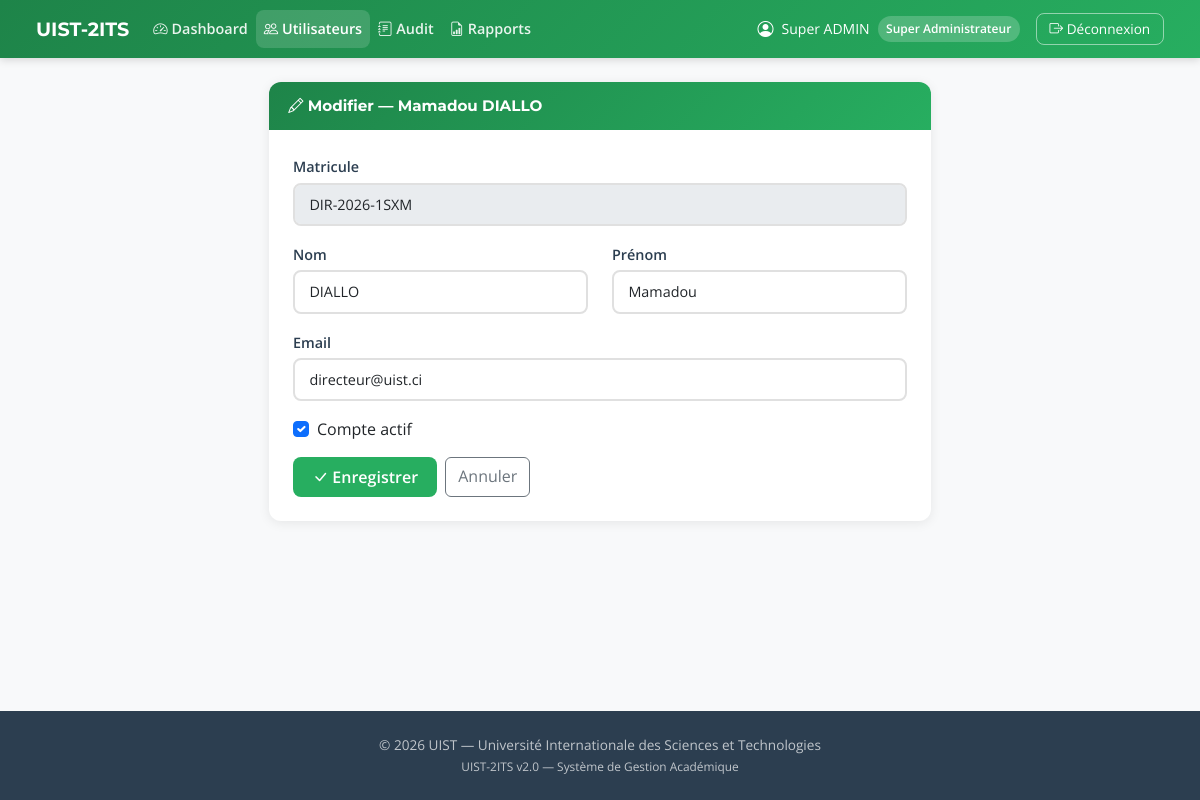
The app's page /super-admin/utilisateurs/2/modifier/ (signed in) with its own data.
### accounts/models.py (models this page shows, shortened)
class Utilisateur(AbstractUser):
    ROLE_CHOICES = [
        ("SUPER_ADMIN", "Super Administrateur"),
        ("DIRECTEUR", "Directeur"),
        ("GESTION_1", "Gestion 1 - Logistique"),
        ("GESTION_2", "Gestion 2 - Scolarité"),
        ("GESTION_3", "Gestion 3 - Suivi"),
        ("COMMUNICATION", "Communication - Publications"),
        ("ENSEIGNANT", "Enseignant"),
        ("ETUDIANT", "Étudiant"),
        ("PARENT", "Parent"),
    ]
    matricule = models.CharField(max_length=30, unique=True, db_index=True)
    nom = models.CharField("Nom de famille", max_length=100, default="")
    prenom = models.CharField("Prénom", max_length=100, default="")
    role = models.CharField(max_length=20, choices=ROLE_CHOICES, db_index=True)
    est_actif = models.BooleanField(default=True)
    date_creation = models.DateTimeField(auto_now_add=True)
    derniere_connexion = models.DateTimeField(null=True, blank=True)
    USERNAME_FIELD = "matricule"
    REQUIRED_FIELDS = ["nom", "prenom", "role"]
    class Meta:
        db_table = "utilisateurs"
        verbose_name = "Utilisateur"
        verbose_name_plural = "Utilisateurs"
        ordering = ["nom", "prenom"]
    @property
    def nom_complet(self):
        return f"{self.prenom} {self.nom}"

### super_admin/views.py (the view, shortened to what this page needs)
# urls.py: path("utilisateurs/<int:user_id>/modifier/", views.modifier_utilisateur, name="modifier_utilisateur"),
@login_required
@role_requis("SUPER_ADMIN")
def modifier_utilisateur(request, user_id):
    user = get_object_or_404(Utilisateur, pk=user_id)
    return render(request, "super_admin/utilisateur_edit.html", {"utilisateur": user})

### templates/super_admin/utilisateur_edit.html (shortened to what this page needs)
{% extends "base.html" %}
{% block nav_links %}
<li class="nav-item"><a class="nav-link" href="{% url 'super_admin:dashboard' %}"><i class="bi bi-speedometer2"></i> Dashboard</a></li>
<li class="nav-item"><a class="nav-link active" href="{% url 'super_admin:utilisateurs' %}"><i class="bi bi-people"></i> Utilisateurs</a></li>
<li class="nav-item"><a class="nav-link" href="{% url 'super_admin:audit' %}"><i class="bi bi-journal-text"></i> Audit</a></li>
<li class="nav-item"><a class="nav-link" href="{% url 'super_admin:rapports' %}"><i class="bi bi-file-earmark-bar-graph"></i> Rapports</a></li>
{% endblock %}
{% block content %}
<div class="row justify-content-center">
    <div class="col-lg-7">
        <div class="card">
            <div class="card-header-vert"><i class="bi bi-pencil"></i> Modifier — {{ utilisateur.nom_complet }}</div>
            <div class="card-body p-4">
                <form method="POST">
                    <div class="mb-3">
                        <label class="form-label">Matricule</label>
                        <input type="text" class="form-control" value="{{ utilisateur.matricule }}" disabled>
                    </div>
                    <div class="row mb-3">
                        <div class="col-md-6"><label class="form-label">Nom</label><input type="text" name="nom" class="form-control" value="{{ utilisateur.nom }}"></div>
                        <div class="col-md-6"><label class="form-label">Prénom</label><input type="text" name="prenom" class="form-control" value="{{ utilisateur.prenom }}"></div>
                    </div>
                    <div class="mb-3">
                        <label class="form-label">Email</label>
                        <input type="email" name="email" class="form-control" value="{{ utilisateur.email }}">
                    </div>
                    <div class="mb-3 form-check">
                        <input type="checkbox" class="form-check-input" name="est_actif" id="est_actif" {% if utilisateur.est_actif %}checked{% endif %}>
                        <label class="form-check-label" for="est_actif">Compte actif</label>
                    </div>
                    <div class="d-flex gap-2">
                        <button type="submit" class="btn btn-vert"><i class="bi bi-check-lg"></i> Enregistrer</button>
                        <a href="{% url 'super_admin:utilisateurs' %}" class="btn btn-outline-secondary">Annuler</a>
                    </div>
                </form>
            </div>
        </div>
    </div>
</div>
{% endblock %}

### templates/base.html (shortened to what this page needs)
{% load static %}
<!DOCTYPE html>
<html lang="fr">
<head>
    <link href="https://cdn.jsdelivr.net/npm/bootstrap@5.3.2/dist/css/bootstrap.min.css" rel="stylesheet">
    <link rel="stylesheet" href="https://cdn.jsdelivr.net/npm/bootstrap-icons@1.11.1/font/bootstrap-icons.css">
    <link rel="stylesheet" href="{% static 'css/style.css' %}">
</head>
<body>
    {% if user.is_authenticated %}
    <nav class="navbar navbar-expand-lg navbar-dark navbar-uist">
        <div class="container-fluid">
            <a class="navbar-brand d-flex align-items-center" href="/">
                <span>UIST-2ITS</span>
            </a>
            <div class="collapse navbar-collapse" id="navMain">
                <ul class="navbar-nav me-auto">
                    {% block nav_links %}{% endblock %}
                </ul>
                <div class="d-flex align-items-center gap-2">
                    <i class="bi bi-person-circle text-white"></i>
                    <span class="text-white small">{{ user.nom_complet }}</span>
                    <span class="badge-role">{{ user.get_role_display }}</span>
                    <a href="{% url 'accounts:logout' %}" class="btn-deconnexion ms-2">
                        <i class="bi bi-box-arrow-right"></i> Déconnexion
                    </a>
                </div>
            </div>
        </div>
    </nav>
    {% endif %}
    <main class="{% if user.is_authenticated %}container-fluid mt-4 px-4{% endif %}">
        {% block content %}{% endblock %}
    </main>
    <footer class="footer-uist text-center">
        <p class="mb-0">&copy; 2026 UIST — Université Internationale des Sciences et Technologies</p>
        <small>UIST-2ITS v2.0 — Système de Gestion Académique</small>
    </footer>
</body>
</html>

### static/css/style.css (style rules this page uses)
:root { --vert-primaire: #27AE60; --vert-fonce: #1E8449; --vert-clair: #E8F5E9; --vert-accent: #2ECC71; --texte-fonce: #2C3E50; --texte-secondaire: #7F8C8D; --blanc: #FFFFFF; --bg-clair: #F8F9FA; --bg-section: #F1F8E9; --succes: #27AE60; --danger: #E74C3C; --warning: #F39C12; --info: #3498DB; --border: #E0E0E0; --shadow: 0 2px 12px rgba(0, 0, 0, 0.08); --shadow-hover: 0 8px 24px rgba(0, 0, 0, 0.12); --radius: 0.75rem; --radius-sm: 0.5rem; --font-titres: 'Montserrat', sans-serif; --font-corps: 'Open Sans', sans-serif; }
*, *::before, *::after { box-sizing: border-box; }
body { font-family: var(--font-corps); color: var(--texte-fonce); background: var(--bg-clair); min-height: 100vh; display: flex; flex-direction: column; margin: 0; }
main { flex: 1; }
a { color: var(--vert-primaire); text-decoration: none; }
.navbar-uist { background: linear-gradient(135deg, var(--vert-fonce) 0%, var(--vert-primaire) 100%); padding: 0.6rem 1.5rem; box-shadow: 0 2px 8px rgba(0, 0, 0, 0.15); }
.navbar-uist .navbar-brand { font-family: var(--font-titres); font-weight: 700; color: var(--blanc) !important; font-size: 1.2rem; }
.navbar-uist .nav-link { color: rgba(255, 255, 255, 0.9) !important; font-weight: 600; padding: 0.5rem 0.8rem; border-radius: var(--radius-sm); transition: all 0.2s; font-size: 0.9rem; }
.navbar-uist .nav-link:hover, .navbar-uist .nav-link.active { color: var(--blanc) !important; background: rgba(255, 255, 255, 0.15); }
.navbar-uist .badge-role { background: rgba(255, 255, 255, 0.2); color: var(--blanc); padding: 0.3em 0.7em; border-radius: 1rem; font-size: 0.75rem; font-weight: 600; }
.navbar-uist .btn-deconnexion { border: 1px solid rgba(255, 255, 255, 0.5); color: var(--blanc); padding: 0.3rem 0.8rem; border-radius: var(--radius-sm); font-size: 0.85rem; transition: all 0.2s; }
.btn-vert { background: var(--vert-primaire); border: none; color: var(--blanc); font-weight: 600; padding: 0.5rem 1.2rem; border-radius: var(--radius-sm); transition: all 0.2s; }
.card { border: none; border-radius: var(--radius); box-shadow: var(--shadow); transition: transform 0.2s, box-shadow 0.2s; background: var(--blanc); }
.card-header-vert { background: linear-gradient(135deg, var(--vert-fonce), var(--vert-primaire)); color: var(--blanc); font-family: var(--font-titres); font-weight: 700; border-radius: var(--radius) var(--radius) 0 0 !important; padding: 0.8rem 1.2rem; font-size: 0.95rem; }
.form-label { font-weight: 600; color: var(--texte-fonce); margin-bottom: 0.3rem; font-size: 0.9rem; }
.form-control, .form-select { border-radius: var(--radius-sm); border: 2px solid var(--border); padding: 0.55rem 0.9rem; transition: border-color 0.2s, box-shadow 0.2s; font-size: 0.9rem; }
.footer-uist { background: var(--texte-fonce); color: rgba(255, 255, 255, 0.7); padding: 1.5rem 0; margin-top: auto; font-size: 0.85rem; }

### records on screen
Utilisateur: nom_complet "Super ADMIN", role "Super Administrateur"
Utilisateur: nom_complet "Mamadou DIALLO", matricule "DIR-2026-1SXM", nom "DIALLO", prenom "Mamadou", email "directeur@uist.ci", est_actif "☑"
